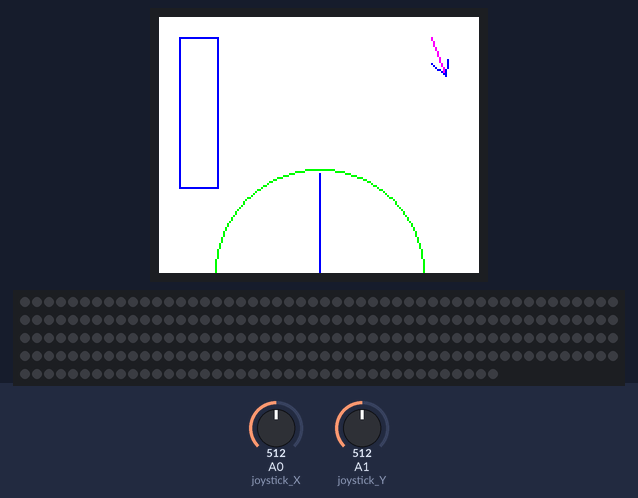
Bench run of a sketch on a simulated Arduino Uno, built with avr-gcc and run on an emulated ATmega328P. On the bench: 160×128 colour display, 240 RGB LEDs in strip order, left to right, continuing on the next row. Inputs (shaded band) come from the test bench; at power-on: A0 (joystick_X) = 512, A1 (joystick_Y) = 512. Random numbers use the default seed unless the sketch sets one; what the sketch prints to the serial monitor is not drawn.

Above: at 1.3 s.
1.4 s: A0 (joystick_X) set to 710
At 2.55 s:
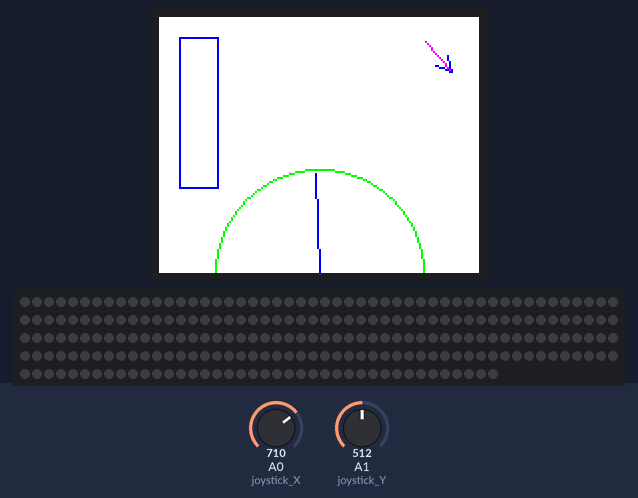
2.9 s: A0 (joystick_X) set to 900
At 3.61 s:
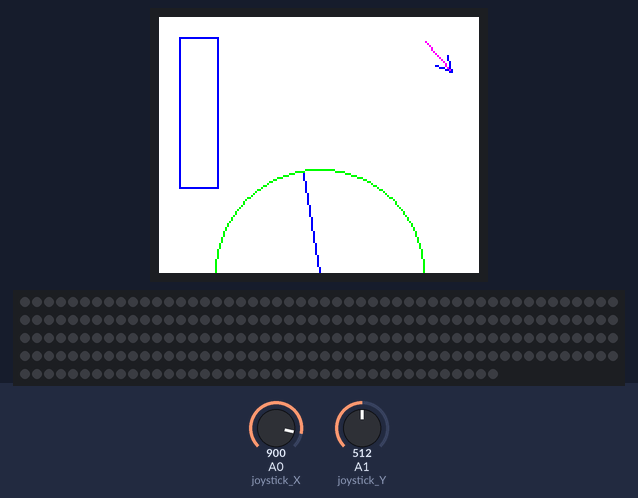
4.4 s: A0 (joystick_X) set to 1023
At 9.58 s:
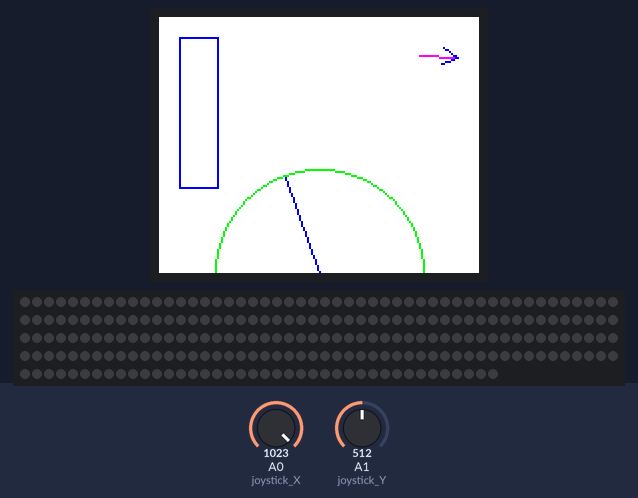

Measured:
- what the display in image 3 shows lasts 0.4 s, from 9.4 s to 9.8 s

The sketch:

MarbelinoUNO.ino
```cpp
#include <SPI.h>
#include <Adafruit_GFX.h>    // Core graphics library
#include <Adafruit_ST7735.h> // Hardware-specific library
#include <SimpleKalmanFilter.h>
#include <Adafruit_NeoPixel.h>

//#define DEBUG
//#define MEMORY_DEBUG


//----- LED GAME Configuration -----//
#define NUM_LEDS_PER_STRIP 240
#define PIN 8  //Defines the Datapin for NeoPixel

Adafruit_NeoPixel stripe = Adafruit_NeoPixel(NUM_LEDS_PER_STRIP, PIN, NEO_GRB + NEO_KHZ800);

//----- MARBLE GAME Configuration -----//
#define NUM_PLAYERS 2
#define NUM_MARBLES 3 //Marbles each player

//----- JOYSTICK Configuration -----//
int joystick_X = A0;
int joystick_Y = A1;
int joystick_C = 4;

#include "JoystickController.h"
#include "TFTController.h"
#include "MarbleGame.h"

//Declaracion objeto TFT
TFTMarble tft = TFTMarble(cs, dc, rst);

JoystickController joy = JoystickController( joystick_X , joystick_Y ,  joystick_C );

marbleplayer blackplayer("BLACKPEN");
marbleplayer redplayer("REDPEN");

marblegame game( stripe, tft, joy );


void setup() {
  Serial.begin(9600);
  Serial.print("Marble Game");

  tft.initR(INITR_BLACKTAB); // Tab Label for ST7735 TFT Screen (INITR_GREENTAB 0x0, INITR_REDTAB 0x1, INITR_BLACKTAB 0x2)
  game.init();
  game.addPlayer( blackplayer );
  game.addPlayer( redplayer );

}

void loop() {
  game.update();

}
```

JoystickController.h
```cpp
//--------------------------------------------//
//------- INPUT Joystick Configuration -------//
//--------------------------------------------//

// Kalman Filter /////////////////////////////////////
//Measurement Uncertainty - How much do we expect to our measurement vary
#define kalman_measure 300

//Estimation Uncertainty - Can be initilized with the same value as e_mea since the kalman filter will adjust its value
#define kalman_estimation 500

//Process Variance - usually a small number between 0.001 and 1 - how fast your measurement moves. Recommended 0.01. Should be tunned to your needs.
#define kalman_variance 1

SimpleKalmanFilter YFilter(kalman_measure, kalman_estimation, kalman_variance);

SimpleKalmanFilter XFilter(kalman_measure, kalman_estimation, kalman_variance);

class JoystickController{
  public:
    int joystick_X, joystick_Y, joystick_C; //INPUT PINS
    int joystick_offset = 10; // Cleaning Limits
    int step_arrow = 10;
    int last_reading = 0;

    JoystickController( int pinX, int pinY , int clickpin ): joystick_X( pinX ), joystick_Y( pinY ), joystick_C( clickpin ){

    }

    void init(){
      pinMode( joystick_X, INPUT );
      pinMode( joystick_Y, INPUT );
      pinMode( joystick_C, INPUT_PULLUP );
      randomSeed( analogRead( A5) );
    }

    int readX(){
      int sample;
      int reading = analogRead( joystick_X );
      if ( ( reading > ( 1023/2 - joystick_offset ) )  &&  ( reading < ( 1023/2 + joystick_offset ) ) ){ reading = 1023/2 ;}

      sample = map ( reading , 0, 1023, step_arrow , -step_arrow );
      int estimated_value = XFilter.updateEstimate(sample);

      // Change value instead of estimated value
      return sample;
    }

    int readY(){
      int sample = analogRead( joystick_Y );
      float estimated_value = YFilter.updateEstimate(sample);
      return estimated_value;
    }

    int readYraw(){
      return analogRead( joystick_Y );
    }

    bool readClick(){
      return digitalRead( joystick_C );
    }

};
```

MarbleGame.h
```cpp
//--------------------------------------------//
//---------- MARBEL GAME STRUCTURE -----------//
//--------------------------------------------//

#ifdef __arm__
  // should use uinstd.h to define sbrk but Due causes a conflict
  extern "C" char* sbrk(int incr);
#else  // __ARM__
  extern char *__brkval;
#endif  // __arm__

#ifdef MEMORY_DEBUG
  int freeMemory() {
    char top;
    #ifdef __arm__
      return &top - reinterpret_cast<char*>(sbrk(0));
    #elif defined(CORE_TEENSY) || (ARDUINO > 103 && ARDUINO != 151)
      return &top - __brkval;
    #else  // __arm__
      return __brkval ? &top - __brkval : &top - __malloc_heap_start;
    #endif  // __arm__
  }
#endif


static uint32_t   Color(uint8_t r, uint8_t g, uint8_t b) {
  return ((uint32_t)r << 16) | ((uint32_t)g <<  8) | b;
}

uint32_t RED = Color( 255,0,0 );
uint32_t GREEN = Color( 0,255,0 );
uint32_t BLUE = Color( 0,0,255 );
uint32_t YELLOW = Color( 0,255,255 );
uint32_t MAGENTA = Color( 200,50,200 );
uint32_t WHITE = Color( 255,255,255 );
uint32_t CYAN = Color( 0,200,200 );

uint32_t colorList[] = {
  //RED, //Color for Fail Hole
  GREEN,
  BLUE,
  YELLOW,
  MAGENTA,
  //WHITE, //Color for Hole
  CYAN
};

class marble{
  public:
    uint32_t color =  Color( 0,0,0 );
    uint16_t oldPosition = 0;
    uint16_t position = 0;
    marble* crash_marble;

    marble( ):color( Color( 0,0,255 ) ){

    }

    marble( uint32_t c ):color( c ){

    }

    void setColor( uint32_t c ){
      color = c;
    }

    int operator - ( const marble& obj ) {
        return ( position - obj.position );
    }
};

int compareMarbleOrder (const void * a, const void * b)
{
  return ( *(marble*)a - *(marble*)b );
}

class marbleplayer{
  public:

    //----- marble Controller -----//
    marble* current_marble;
    uint8_t current_nmarble = 0;
    uint8_t points = 0;

    marble* marblequeue[ NUM_MARBLES ];
    marble marbles[ NUM_MARBLES ];

    //----- player Info -----//

    uint8_t num_player;
    char* playername;

    marbleplayer( ){
      setMarbleColors( num_player );
      current_marble = &marbles[0];
    }

    marbleplayer( char* name ){
      playername = name;
      setMarbleColors( num_player );
      current_marble = &marbles[0];
    }

    //----- Marble Manager -----//
    void setMarbleColors( int index = 0 ){

      for ( int i = 0; i < NUM_MARBLES; i++ ){
         marbles[i].setColor( colorList[ i + index*NUM_MARBLES ] );
         marblequeue[i] = &marbles[i];
      }
    }

    void nextMarble(){
      current_nmarble = ( current_nmarble == NUM_MARBLES -1 ) ? 0: current_nmarble+1 ;
      set_current_marble( current_nmarble );
    }

    void set_current_marble( int nmarble ){
      current_nmarble = nmarble;
      current_marble = &marbles[ nmarble ];
    }

    //Devuelve la posicion con la canica con la que se ha chocado como puntero
    int crashmarble(){
      //Calcular la mas cercana de la canica activa y evaluar si se va a chocar contra ella.

      return -1;
    }

    void search_crash_marble(){
      //memcpy ( marbles, marblequeue, sizeof( marbles ) );
      //int n = sizeof(marblequeue) / sizeof(marblequeue[0]);

      for ( int i= 0 ; i < NUM_MARBLES; i++ ){
          Serial.print( i );
          Serial.print( " - " );
          Serial.print( marbles[i].position );
          Serial.print( " - " );
          Serial.println( marblequeue[i]->position );
      }
    }
};


//-----------------------------------------------------
//----------- Marble Physics NeoPixels ----------------
//-----------------------------------------------------

class marblegame{
  public:
    Adafruit_NeoPixel& strip;
    JoystickController& joystick;
    TFTMarble& tft;

    bool marbleOn = true;
    uint8_t power = 50;

    float friction = -40;

    float dx;
    float v;
    long dt = 0;

    //----- Timer Controller for Joystick and TFT Drawing Functions -----//
    long joy_time = 0;
    uint8_t joy_interval = 20;

    int power_time = 0;
    uint8_t power_interval = 20;

    long wind_time = 0;
    uint8_t wind_interval = 100;

    //----- Timer Controller for Marble -----//
    long timestamp;
    int timeInterval = 50;
    uint8_t calc_interval = 50;

    int tg = 100;
    int T_MIN_VALUE = 30;
    int T_MAX_VALUE = 300;

    marbleplayer players[ NUM_PLAYERS ];

    marbleplayer& current_player ;
    uint8_t current_nplayer = 0;
    uint8_t num_players = 0;

    marblegame(){

    }

    marblegame( Adafruit_NeoPixel &marblestrip ): strip( marblestrip ){

    }

    marblegame( Adafruit_NeoPixel &marblestrip, TFTMarble &tft_screen, JoystickController &joystick ): strip( marblestrip ), tft( tft_screen ),joystick( joystick ) {

    }

    void init(){
        strip.begin();
        tft.init();
        joystick.init();

        // Draw Radar Interface
        tft.draw_radar();

        //Draw Players
        //tft.drawHeader("Player 1");
    }

    //------------------Players Manager---------------------------//
    void addPlayer( marbleplayer player ){
      players[0] = player;
      Serial.println("Player added");
      num_players++;
    }

    void setPlayer(){

    }

    void changePlayer( int index = 0 ){

    }

    void nextPlayer(){
      current_nplayer = ( current_nplayer == (int)(NUM_PLAYERS -1) ) ? 0: current_nplayer+1 ;
      Serial.print( "Player : ");
      Serial.print( players [current_nplayer].playername );
      //Draw name o Top
      tft.drawHeader( players [current_nplayer].playername );

      // Next Marble
      marblegame::set_next_marble();
      Serial.print( "Marble : ");
      Serial.println( players [current_nplayer].current_nmarble );
      players [current_nplayer].search_crash_marble();
    }
    //----------------------Marble Manager---------------------------//
    void set_current_marble( int index = 0){

    }

    void set_next_marble( ){
      players [current_nplayer].nextMarble();
    }


    //------------------LED Movement Manager---------------------------//
    void update_strip(){
      if ( marbleOn ){

        if( millis() - timestamp > timeInterval ){

          //dt =  (long) ( millis() - timestamp );

          //Same intervals between calculations for realistic effect
          dt = calc_interval;
          timeInterval += tg*dt/1000;
          ( timeInterval > T_MAX_VALUE)? T_MAX_VALUE : timeInterval;

          timestamp = millis();

          dx = v * dt/(float)1000 + 0.5 * friction * pow( dt/(float)1000 , 2.0 );
          v = v + friction*dt/(float)1000;


          #ifdef DEBUG
            Serial.print( dt );
            Serial.print( "," );
            Serial.print( dx );
            Serial.print( "," );
            Serial.print( v * dt/(float)1000 );
            Serial.print( "," );
            Serial.print(0.5 * friction * pow( dt/(float)1000 , 2.0 ) );
            Serial.print( "," );
            Serial.print( round( dx ) );
            Serial.print( "," );
            Serial.print( Position );
            Serial.print( "," );
            Serial.print( timeInterval );
            Serial.println();
          #endif


          if ( round(dx) <= 0 ){
            marbleOn = false;
            return;
          }

          // ----- Crash Detection -----//


          // ----- Marble Manage ----- //

          players [current_nplayer].current_marble->oldPosition = players [current_nplayer].current_marble->position;
          players [current_nplayer].current_marble->position += round( dx );

          if( players [current_nplayer].current_marble->position > NUM_LEDS_PER_STRIP ){
            players [current_nplayer].current_marble->position = players [current_nplayer].current_marble->position - NUM_LEDS_PER_STRIP ;
          }

          //-------- Draw Marble ---------//
          strip.setPixelColor( players [current_nplayer].current_marble->oldPosition, strip.Color(0, 0, 0) );
          strip.show();
          strip.setPixelColor( players [current_nplayer].current_marble->position , players [current_nplayer].current_marble->color  );
          strip.show();

        }
      }
    }

    // ----- Reading Joystick ------ //
    void update_readings(){
      if ( millis()- joy_time > joy_interval ) {
        joy_time = millis();
        int reading = joystick.readX();
        if ( ( reading != 0 ) && ( reading != joystick.last_reading ) ){

          tft.draw_arrow( reading );

        }

        joystick.last_reading = reading;

      }
    }

    void update_wind(){
      if ( millis()- wind_time > wind_interval ) {
        wind_time = millis();

        tft.draw_wind_arrow();
        #ifdef MEMORY_DEBUG
          Serial.println( freeMemory()  );
        #endif
      }
    }

    void update_power(){
      if ( millis()- power_time > power_interval ) {
        power_time = millis();
        int reading = joystick.readY();

        int power = tft.draw_powerbar( reading, joystick.readYraw() );
        if( power > 0 ){

            marblegame::launch( power );
            //Change Player and Next Marble
            marblegame::nextPlayer();
        }
      }
    }

    update(){
      update_strip();
      update_readings();
      update_wind();
      update_power();
    }

    void impulse( int power ){
      v = power;
    }

    void launch ( int power = 0 ){
      marbleOn = true;
      impulse(power);
      timestamp = millis();
      timeInterval = T_MIN_VALUE;
    }

    void set_wind_time ( int duration ){
      wind_interval = duration;
    }

    void set_joystick_time ( int duration ){
      joy_interval = duration;
    }

};
```

Source omitted: TFTController.h (6342 bytes)
